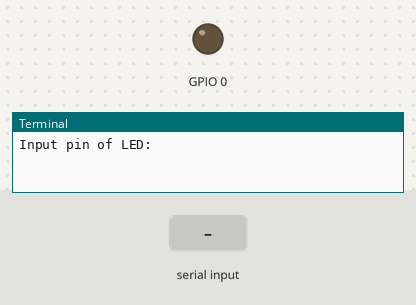
Recording of a program running on a simulated Raspberry Pi (BCM pin numbers). On the bench: output pins drawn as LEDs (lit = HIGH), the last lines printed to the terminal. Dashed ring = blinking. The inputs (shaded band) are chosen by the test bench.

Above: at 1.2 s.
1.3 s: "0" typed at the terminal, then Enter
At 1.6 s:
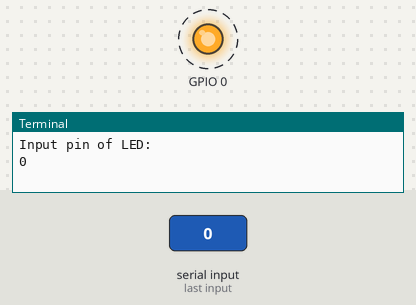
Timing chart, 0 to 10.3 s (numbered marks = the images above; inputs shaded):
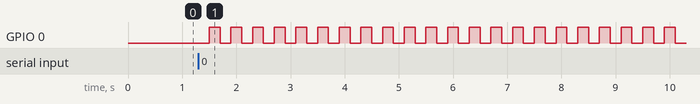

Measured:
- after the input at 1.3 s, GPIO 0: alternates HIGH for 0.20 s and LOW for 0.20 s, starting after 0.20 s

The program:

blink.py
```python
#!/usr/bin/env python3

import RPi.GPIO as gpio
import time

LED = int(input('Input pin of LED: '))

gpio.setwarnings(False)     # Turn off GPIO warnings
gpio.setmode(gpio.BCM)
gpio.setup(LED, gpio.OUT)

x = 1
h = 100
while x < h:
    if x % 2 == 0:
        gpio.output(LED, True)
        time.sleep(.2)
        x += 1
    else:
        gpio.output(LED, False)
        time.sleep(.2)
        x += 1
```
